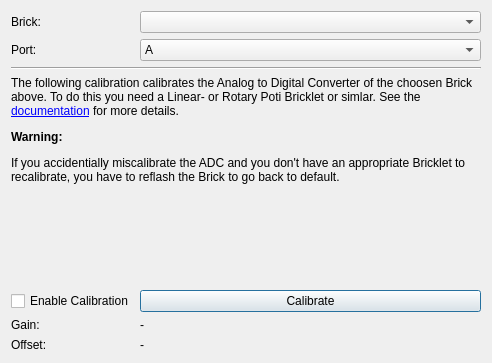
<?xml version="1.0" encoding="UTF-8"?>
<ui version="4.0">
 <class>Advanced</class>
 <widget class="QDialog" name="Advanced">
  <property name="geometry">
   <rect>
    <x>0</x>
    <y>0</y>
    <width>492</width>
    <height>363</height>
   </rect>
  </property>
  <property name="windowTitle">
   <string>Advanced Functions</string>
  </property>
  <layout class="QVBoxLayout" name="verticalLayout">
   <item>
    <layout class="QGridLayout" name="gridLayout">
     <item row="0" column="0">
      <widget class="QLabel" name="label">
       <property name="text">
        <string>Brick:</string>
       </property>
       <property name="buddy">
        <cstring>combo_brick</cstring>
       </property>
      </widget>
     </item>
     <item row="1" column="0">
      <widget class="QLabel" name="label_2">
       <property name="text">
        <string>Port:</string>
       </property>
       <property name="buddy">
        <cstring>combo_port</cstring>
       </property>
      </widget>
     </item>
     <item row="0" column="1">
      <widget class="QComboBox" name="combo_brick">
       <property name="sizePolicy">
        <sizepolicy hsizetype="Expanding" vsizetype="Fixed">
         <horstretch>0</horstretch>
         <verstretch>0</verstretch>
        </sizepolicy>
       </property>
      </widget>
     </item>
     <item row="1" column="1">
      <widget class="QComboBox" name="combo_port">
       <item>
        <property name="text">
         <string>A</string>
        </property>
       </item>
       <item>
        <property name="text">
         <string>B</string>
        </property>
       </item>
       <item>
        <property name="text">
         <string>C</string>
        </property>
       </item>
       <item>
        <property name="text">
         <string>D</string>
        </property>
       </item>
      </widget>
     </item>
     <item row="3" column="0" colspan="2">
      <widget class="QLabel" name="label_4">
       <property name="sizePolicy">
        <sizepolicy hsizetype="Preferred" vsizetype="Preferred">
         <horstretch>0</horstretch>
         <verstretch>1</verstretch>
        </sizepolicy>
       </property>
       <property name="text">
        <string>&lt;html&gt;&lt;body&gt;&lt;p&gt;The following calibration calibrates the Analog to Digital Converter of the choosen Brick above. To do this you need a Linear- or Rotary Poti Bricklet or simlar. See the &lt;a href=&quot;http://www.tinkerforge.com/doc/Software/Brickv.html#brick-adc-calibration&quot;&gt;&lt;span style=&quot;text-decoration: underline; color:#0000ff;&quot;&gt;documentation&lt;/span&gt;&lt;/a&gt; for more details.&lt;/p&gt;&lt;p&gt;&lt;b&gt;Warning:&lt;/b&gt;&lt;/p&gt;&lt;p&gt;If you accidentially miscalibrate the ADC and you don't have an appropriate Bricklet to recalibrate, you have to reflash the Brick to go back to default.&lt;/p&gt;&lt;/body&gt;&lt;/html&gt;</string>
       </property>
       <property name="alignment">
        <set>Qt::AlignLeading|Qt::AlignLeft|Qt::AlignTop</set>
       </property>
       <property name="wordWrap">
        <bool>true</bool>
       </property>
      </widget>
     </item>
     <item row="2" column="0" colspan="2">
      <widget class="Line" name="line_2">
       <property name="orientation">
        <enum>Qt::Horizontal</enum>
       </property>
      </widget>
     </item>
     <item row="4" column="0">
      <widget class="QCheckBox" name="check_enable_calibration">
       <property name="text">
        <string>Enable Calibration</string>
       </property>
      </widget>
     </item>
     <item row="4" column="1">
      <widget class="QPushButton" name="button_calibrate">
       <property name="text">
        <string>Calibrate</string>
       </property>
       <property name="checked">
        <bool>false</bool>
       </property>
      </widget>
     </item>
     <item row="5" column="0">
      <widget class="QLabel" name="label_5">
       <property name="text">
        <string>Gain:</string>
       </property>
      </widget>
     </item>
     <item row="6" column="0">
      <widget class="QLabel" name="label_3">
       <property name="text">
        <string>Offset:</string>
       </property>
      </widget>
     </item>
     <item row="5" column="1">
      <widget class="QLabel" name="label_gain">
       <property name="text">
        <string>-</string>
       </property>
      </widget>
     </item>
     <item row="6" column="1">
      <widget class="QLabel" name="label_offset">
       <property name="text">
        <string>-</string>
       </property>
      </widget>
     </item>
    </layout>
   </item>
  </layout>
 </widget>
 <tabstops>
  <tabstop>combo_brick</tabstop>
  <tabstop>combo_port</tabstop>
  <tabstop>check_enable_calibration</tabstop>
  <tabstop>button_calibrate</tabstop>
 </tabstops>
 <resources/>
 <connections/>
</ui>
